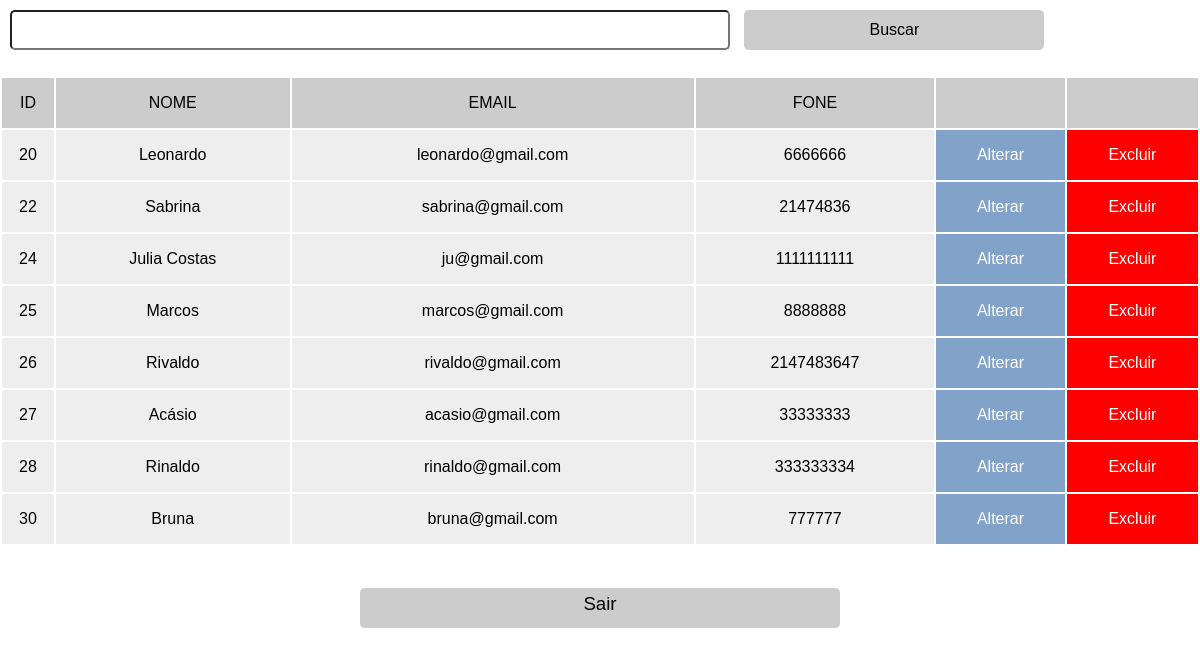
Screenshot of /adm.php with the database file from the repository.
### tables this page shows
CREATE TABLE `cadastro` (
  `id_cadastro` int(10) NOT NULL,
  `nome` varchar(200) NOT NULL,
  `email` varchar(100) NOT NULL,
  `fone` int(50) NOT NULL
);

### usuario.php (the view, shortened to what this page needs)
<?php
Class Usuario
{
    public function buscarDados()
    {
        $host = "localhost";
        $user = "root";
        $pass = "";
        $dbname = "jackson";
        $pdo = new PDO('mysql:host='.$host.';dbname='.$dbname.'', $user, $pass);
        $pdo->setAttribute(PDO::ATTR_ERRMODE, PDO::ERRMODE_EXCEPTION);
        $consulta = $pdo -> prepare("SELECT * FROM cadastro");
        $consulta-> execute();
        echo "<table  style='width:100%; height:auto;text-align:center;'>
           <tr style='background-color:#ccc;height:50px;'>
              <td >ID</td>
              <td >NOME</td>
              <td >EMAIL</td>
              <td >FONE</td>
              <td ></td>
              <td ></td>
           </tr>
        ";
        while($row = $consulta->fetch(PDO::FETCH_ASSOC))
        {
            echo "<tr style='background-color:#eee;height:50px;'>";
            echo "<td>$row[id_cadastro]</td>";
            echo "<td>$row[nome]</td>";
            echo "<td>$row[email]</td>";
            echo "<td>$row[fone]</td>";
            echo "<td style='background-color:rgb(130, 163, 201)'>
                <a style='text-decoration:none;color:white;' href=\"alterar.php?id=$row[id_cadastro]\">Alterar</a>
                 </td>";
            echo "<td style='background-color:red'>
                 <a style='text-decoration:none;color:white;' href=\"excluir.php?id=$row[id_cadastro]\">Excluir</a>
                  </td>";
        }
        echo "</table>";
    }
}
?>

### adm.php (shortened to what this page needs)
<?php include "conexao.php";
require_once 'usuario.php';
$u = new Usuario;
?>
<html>
<head>
    <link rel="stylesheet" type="text/css" href="style.css" media="screen" />
</head>
<body>
<div id="Tudo_formulario">
   <form id="form_busca" name="form_busca" method="POST" action="buscar.php">
   <input type="text" name="texto" id="texto">
   <button type="submit">Buscar</button><br>
   </form>
   <?php
       $dados=$u->buscarDados();
   ?>
   <br>
   <div id="sair">
   <a id="sair" href="sair.php">Sair</a>
   </div>
</div>
</body>
</html>

### style.css (style rules this page uses)
body { margin: 0; padding: 0; background-color:white; }
#sair { font-family: arial; font-size: 14pt; color: black; text-align: center; text-decoration: none; background-color: #ccc; margin: 2% 30% ; border-radius: 5px; height: 30px; padding: 5px 0; }
#tudo_formulario { width: 100%; font-family: arial; }
#form_busca input { height: 40px; width: 60%; margin: 10px 10px; border-radius: 5px; font-family: arial; font-size: 12pt; }
#form_busca button { height: 40px; width: 25%; border: none; background-color: #ccc; border-radius: 5px; font-family: arial; font-size: 12pt; }

### rows the page displays
cadastro: id_cadastro "20", nome "Leonardo", email "leonardo@gmail.com", fone "6666666"
cadastro: id_cadastro "22", nome "Sabrina", email "sabrina@gmail.com", fone "21474836"
cadastro: id_cadastro "24", nome "Julia Costas", email "ju@gmail.com", fone "1111111111"
cadastro: id_cadastro "25", nome "Marcos", email "marcos@gmail.com", fone "8888888"
cadastro: id_cadastro "26", nome "Rivaldo", email "rivaldo@gmail.com", fone "2147483647"
cadastro: id_cadastro "27", nome "Acásio", email "acasio@gmail.com", fone "33333333"
cadastro: id_cadastro "28", nome "Rinaldo", email "rinaldo@gmail.com", fone "333333334"
cadastro: id_cadastro "30", nome "Bruna", email "bruna@gmail.com", fone "777777"
